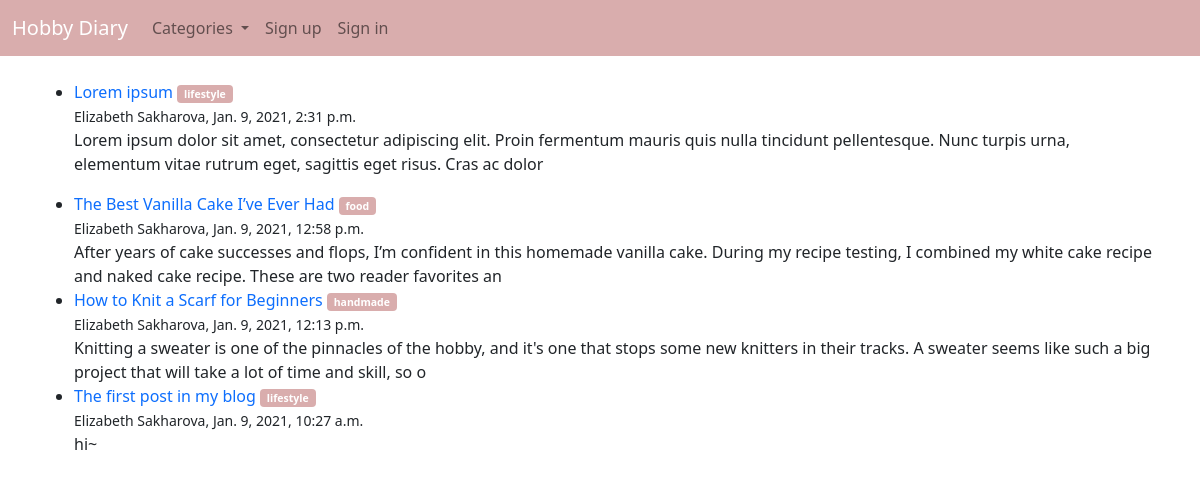
Before: / with the older database file.
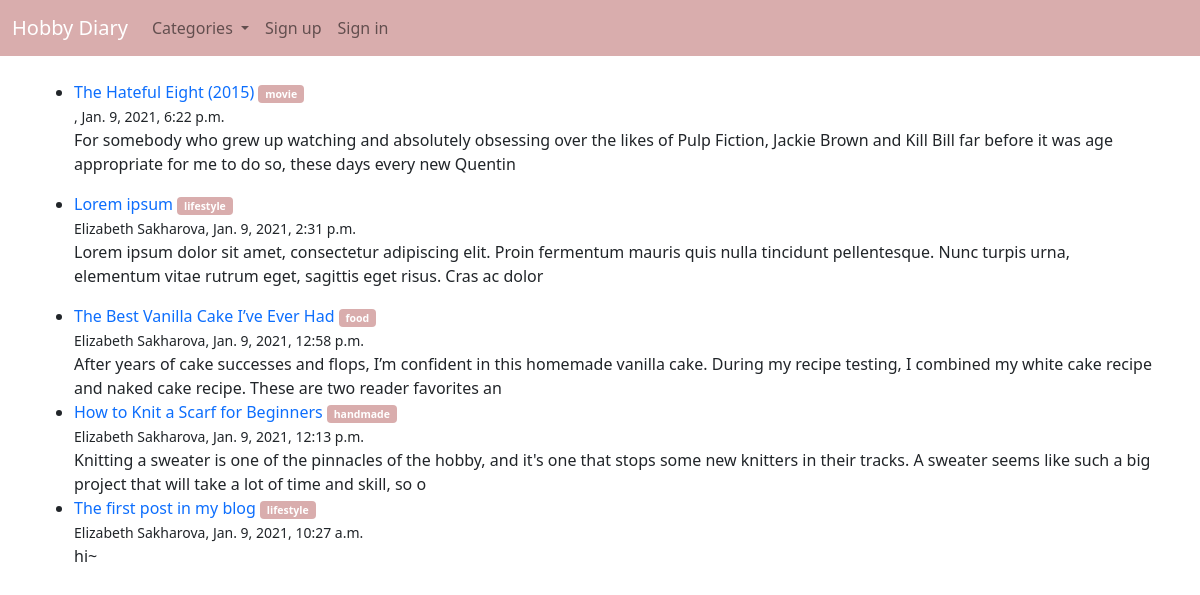
After: the same page with the newer database file.
### theblog/models.py (models this page shows, shortened)
class Post(models.Model):
  title = models.CharField(max_length=255)
  author = models.ForeignKey(User, on_delete=models.CASCADE)
  body = models.TextField()
  date = models.DateTimeField(auto_now_add=True)
  category = models.CharField(max_length=255, default='lifestyle')

### theblog/views.py (the view)
# urls.py: path('', HomeView.as_view(), name='home'),
class HomeView(ListView):
  model = Post
  template_name = 'home.html'
  ordering = ['-date']
  def get_context_data(self, *args, **kwargs):
    cat_menu = Category.objects.all()
    context = super(HomeView, self).get_context_data(*args, **kwargs)
    context['cat_menu'] = cat_menu
    return context

### theblog/models.py (called while the page is built)
  def __str__(self):
    return str(self.name)

### theblog/templates/home.html (shortened to what this page needs)
{% extends 'base.html' %}
{% block content %}
<ul>
  {% for post in object_list %}
    <li>
      <a href="{% url 'article-detail' post.pk %}" class="text-decoration-none">
        {{ post.title }}
      </a>
      <a href="{% url 'category' post.category|slugify %}">
        <small><span class="badge badge-pill badge-dark" style="color:white; background-color: #d9adad;">{{ post.category }}</span></small>
      </a>
      <br/>
      <small>{{ post.author.first_name }} {{ post.author.last_name }}, {{ post.date }}</small>
      <br>
      {{ post.body|slice:":200"|safe }}
    </li>
  {% endfor %}
</ul>
{% endblock %}

Changed rows visible on the page:
added Post: title "The Hateful Eight (2015)", category "movie", date "Jan. 9, 2021, 6:22 p.m.", body "For somebody who grew up watching and absolutely obsessing over the likes of Pulp Fiction, Jackie Brown and Kill Bill far before it was age appropriate for me to do so, these days every new Quentin"
